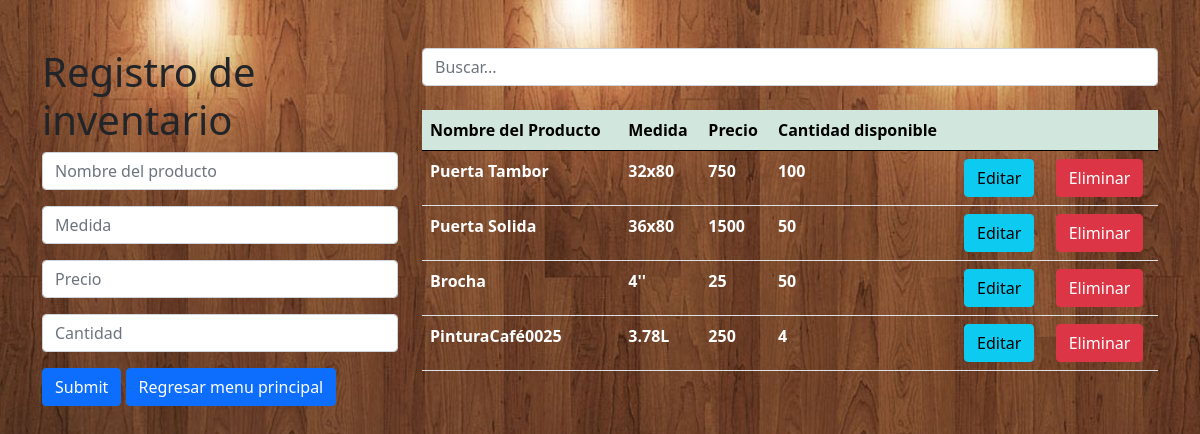
The app's page /inventario.php with its own data.
### tables this page shows
CREATE TABLE `inventario` (
  `IDProducto` int(11) NOT NULL,
  `Nombre_Producto` varchar(45) DEFAULT NULL,
  `Medida` varchar(20) DEFAULT NULL,
  `Precio` int(11) DEFAULT NULL,
  `Cantidad` int(11) DEFAULT NULL,
  `Punto_Reorden` int(11) DEFAULT NULL
);

### inventario.php (the view, shortened to what this page needs)
<?php
 include("conexioninv.php");
$sql="SELECT *  FROM inventario";
$query=mysqli_query($conn,$sql);
?>
<!DOCTYPE html>
<html lang="en">
    <head>
        <link href="css/style.css" rel="stylesheet">
        <link href="https://cdn.jsdelivr.net/npm/bootstrap@5.0.0-beta1/dist/css/bootstrap.min.css" rel="stylesheet">
    </head>
    <body background = "fondo6.jpg">
<div class="container mt-5">
<div class="row">
    <div class="col-md-4">
    <h1>Registro de inventario</h1>
    <form action="insertar.php" method="POST">
    <input list="browser" name="nombre" id="nombre" class="form-control mb-3 " placeholder="Nombre del producto" required>
    <input list="list" name="medida" id="medida" class="form-control mb-3 "placeholder="Medida" required>
    <input type="text" class="form-control mb-3" name="precio" placeholder="Precio" required>
    <input type="text" class="form-control mb-3" name="cantidad" placeholder="Cantidad" required>
    <input type="submit" class="btn btn-primary">
    <a href="menu.html" class="btn btn-primary">Regresar menu principal</a>
</form>
</div>
<div class="col-md-8">
<input class="form-control" id="myInput" type="text" placeholder="Buscar...">
<br>
<table class="table" >
    <thead class="table-success table-striped" >
        <tr>
        <th>Nombre del Producto</th>
        <th>Medida </th>
        <th>Precio</th>
        <th>Cantidad disponible</th>
        <th></th>
        <th></th>
        </tr>
        </thead>
        <tbody id="myTable">
<?php
while($row=mysqli_fetch_array($query)){
?>
    <tr>
<th><div style="color: white" </div><?php  echo $row['Nombre_Producto']?></th>
<th><div style="color: white" </div><?php  echo $row['Medida']?></th>
<th><div style="color: white" </div><?php  echo $row['Precio']?></th>
<th><div style="color: white" </div><?php  echo $row['Cantidad']?></th>
<th><a href="actualizar.php?id=<?php echo $row['IDProducto'] ?>" class="btn btn-info">Editar</a></th>
<th><a href="delete.php?id=<?php echo $row['IDProducto'] ?>" class="btn btn-danger"  onclick="clicked(event)">Eliminar</a></th>
</tr>
<?php
}
?>
</tbody>
</table>
</div>
</div>
</div>
</body>
</html>

### style.css (style rules this page uses)
* { margin: 0; padding: 0; box-sizing: border-box; }

### records on screen
inventario: Nombre_Producto "Puerta Tambor", Medida "32x80", Precio "750", Cantidad "100"
inventario: Nombre_Producto "Puerta Solida", Medida "36x80", Precio "1500", Cantidad "50"
inventario: Nombre_Producto "Brocha", Medida "4''", Precio "25", Cantidad "50"
inventario: Nombre_Producto "PinturaCafé0025", Medida "3.78L", Precio "250", Cantidad "4"
